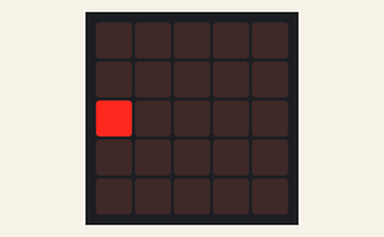
The program below on a simulated BBC micro:bit (MakeCode). Shown: the board's 5×5 LED display.

Above: at 0.1 s.
At 1.1 s:
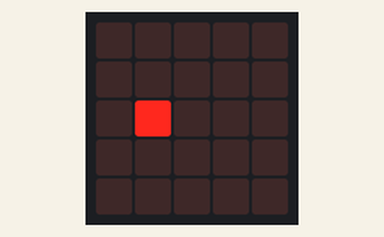
At 2.1 s:
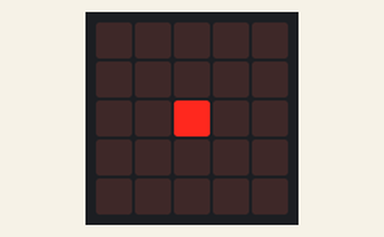
At 3.1 s:
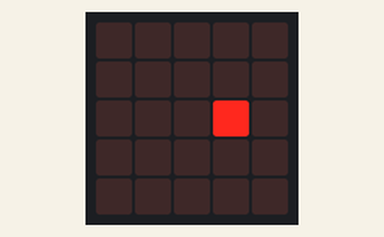
At 4.1 s:
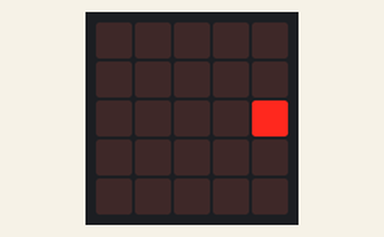

The program:

main.ts
```typescript
let カウンター = 0
basic.forever(function () {
    カウンター = 0
    for (let index = 0; index < 5; index++) {
        led.plot(カウンター, 2)
        basic.pause(1000)
        led.unplot(カウンター, 2)
        カウンター += 1
    }
})
```

test.ts
```typescript
// テストはここに来ます。このパッケージが拡張機能として使用されるときにはコンパイルされません。
```

Measured:
- by itself, everything shown: repeats every 5.0 s, in 6 steps
- what the display in image 1 shows lasts 1.0 s, from 1.0 s to 2.0 s
